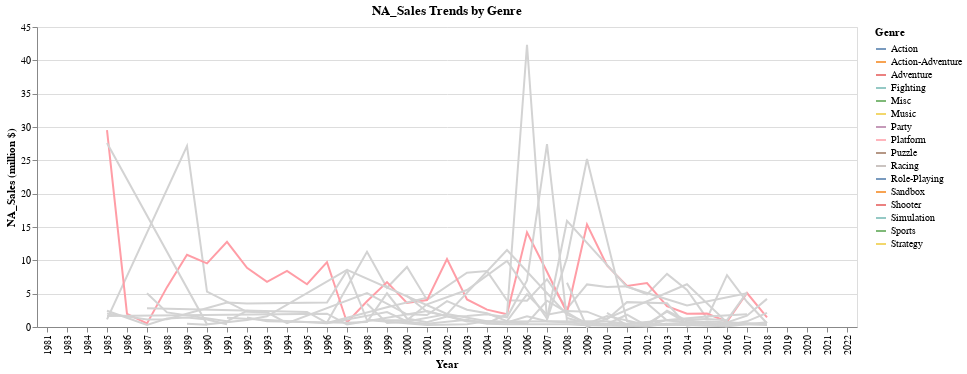

The cell this chart's notebook holds for it:
### Code cell
orderr = Nintendo_df.groupby(['Genre'])['NA_Sales'].sum().sort_values(ascending=False).to_frame().index.tolist()

line = alt.Chart(Nintendo_df, title="NA_Sales Trends by Genre").transform_aggregate(
    NA_Sales='sum(NA_Sales)',
    groupby=['Year','Genre']
).mark_line().encode(
    x = alt.X('Year:N'),
    y = alt.Y('NA_Sales:Q', title='NA_Sales (million $)'),
    color = alt.Color('Genre:N', title='Genre', sort=orderr)
)

NA_line = line.encode(
    tooltip=['Year:N','Genre:N','NA_Sales:Q']
)

selectGenre=alt.selection_single(
    fields=['Genre'],
    init={"Genre":orderr[0]},
    bind=alt.binding_select(options=orderr,name="Select Genres:  ")
)

colorCondition = alt.condition(selectGenre,alt.Color("Genre:N"),alt.value('lightgray'))

NA_final = NA_line.add_selection(
    selectGenre
).encode(
    color=colorCondition
)

NA_final

### Figure 1 — Vega-Lite specification as saved in the notebook (floating-point values rounded to 4 significant figures; data arrays with more than 128 entries replaced by an {"elided": "..."} marker saying what was removed)
{"config": {"view": {"continuousWidth": 400, "continuousHeight": 300}}, "data": {"name": "data-29f84a0e3420e28588728a102ca42ad6"}, "mark": "line", "encoding": {"color": {"condition": {"field": "Genre", "type": "nominal", "selection": "selector001"}, "value": "lightgray"}, "tooltip": [{"field": "Year", "type": "nominal"}, {"field": "Genre", "type": "nominal"}, {"field": "NA_Sales", "type": "quantitative"}], "x": {"field": "Year", "type": "nominal"}, "y": {"field": "NA_Sales", "title": "NA_Sales (million $)", "type": "quantitative"}}, "selection": {"selector001": {"type": "single", "fields": ["Genre"], "init": {"Genre": "Platform"}, "bind": {"input": "select", "options": ["Platform", "Role-Playing", "Sports", "Racing", "Misc", "Adventure", "Shooter", "Puzzle", "Fighting", "Simulation", "Action", "Strategy", "Action-Adventure", "Party", "Music", "Sandbox"], "name": "Select Genres:  "}}}, "title": "NA_Sales Trends by Genre", "transform": [{"aggregate": [{"op": "sum", "field": "NA_Sales", "as": "NA_Sales"}], "groupby": ["Year", "Genre"]}], "$schema": "https://vega.github.io/schema/vega-lite/v4.17.0.json", "datasets": {"data-29f84a0e3420e28588728a102ca42ad6": {"elided": "532 records"}}}
